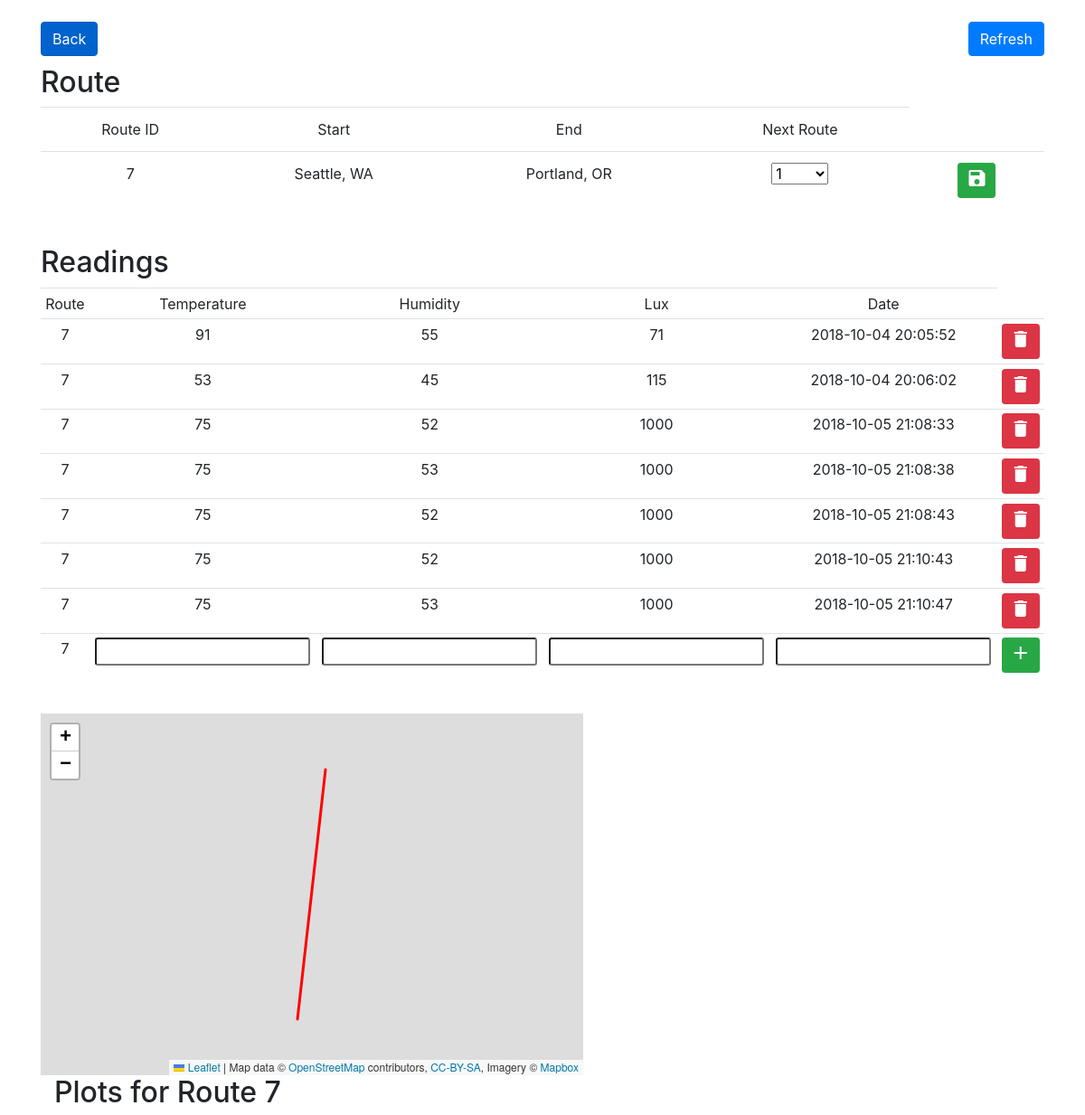
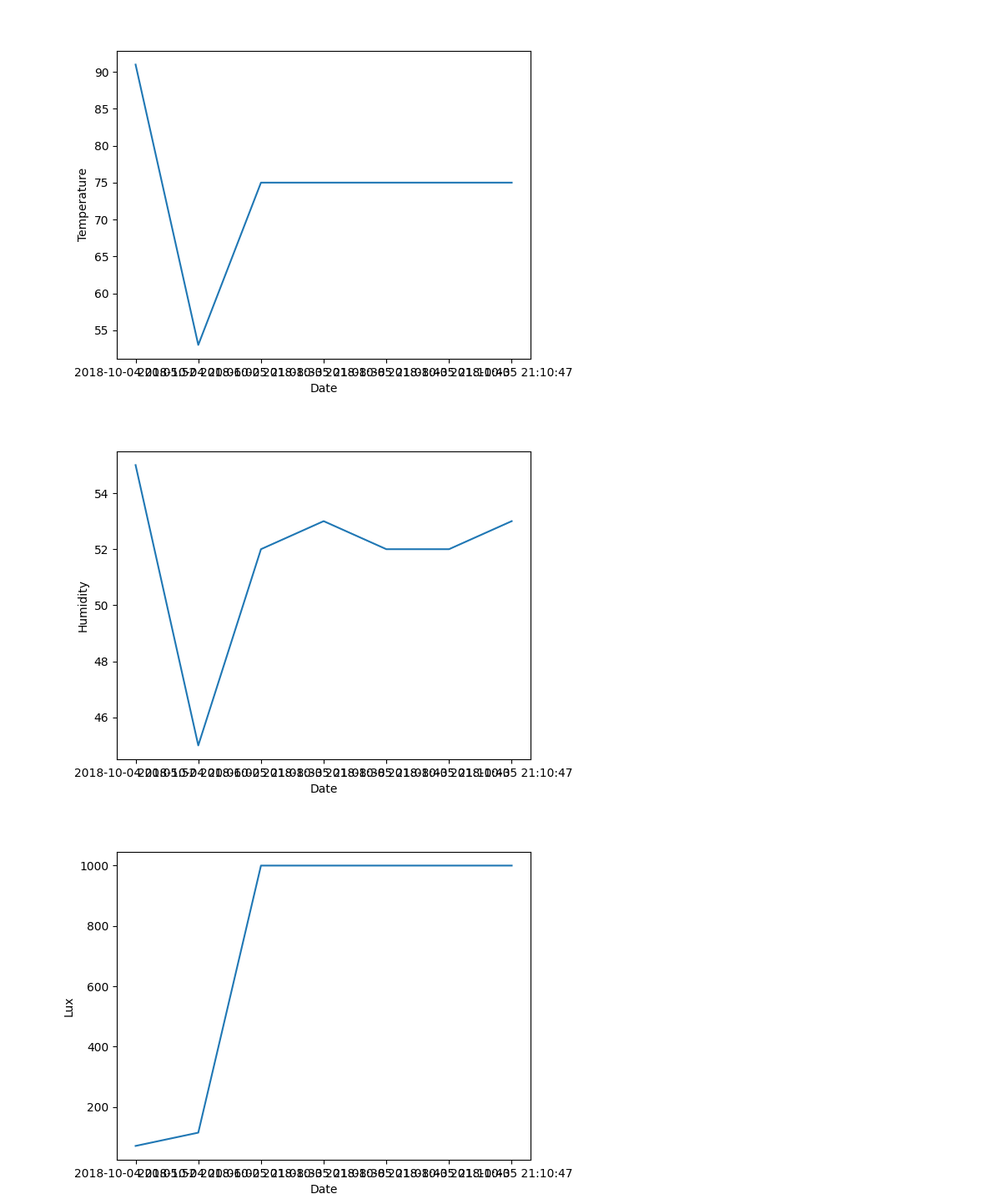
The app's page /plot/7 with its own data (2 pictures, top to bottom).
### tables this page shows
CREATE TABLE location( 		location_id INTEGER PRIMARY KEY, 		location_name text, lat REAL, lon REAL);

CREATE TABLE readings( 		route_id INTEGER, 		humidity INTEGER, 		temperature INTEGER, 		lux INTEGER, 		create_date TIMESTAMP DEFAULT CURRENT_TIMESTAMP);

### app.py (the view, shortened to what this page needs)
@app.route('/plot/<int:id>', methods=['GET', 'POST'])
def plot(id):
	db = get_db()
	db.row_factory = sqlite3.Row
	cur = db.cursor()
	cur.execute("SELECT *, rowid FROM readings WHERE route_id = (?) ORDER BY create_date ASC;", (id, ))
	readings = cur.fetchall()
	cur.execute("SELECT * FROM route WHERE route_id = (?);", (id, ))
	route = cur.fetchone()
	cur.execute("SELECT location_name, lat, lon FROM location WHERE location_id = (?)", (route['src_id'], ))
	source = cur.fetchone()
	cur.execute("SELECT location_name, lat, lon FROM location WHERE location_id = (?)", (route['dest_id'], ))
	dest = cur.fetchone()
	src_coord = []
	dest_coord = []
	if source['lat'] == None or source['lon'] == None:
		src_query = re.sub(' ', '+', source[0].lower()) + "+,usa"
		response = requests.get("https://nominatim.openstreetmap.org/?q={query}&format=json&limit=1".format(query=src_query)).json()
		src_coord = [response[0]['lat'], response[0]['lon']]
		cur.execute("UPDATE location SET lat = ?, lon = ? WHERE location_id = ?", (src_coord[0], src_coord[1], route['src_id']))
		db.commit()
	else:
		src_coord = [source['lat'], source['lon']]
	if dest['lat'] == None or dest['lon'] == None:
		dest_query = re.sub(' ', '+', dest[0].lower()) + "+,usa"
		response = requests.get("https://nominatim.openstreetmap.org/?q={query}&format=json&limit=1".format(query=dest_query)).json()
		dest_coord = [response[0]['lat'], response[0]['lon']]
		cur.execute("UPDATE location SET lat = ?, lon = ? WHERE location_id = ?", (dest_coord[0], dest_coord[1], route['dest_id']))
		db.commit()
	else:
		dest_coord = [dest['lat'], dest['lon']]
	bounds = [src_coord, dest_coord]
	cur.execute("SELECT route_id FROM route;")
	route_ids = cur.fetchall()
	cur.close()
	plot_urls = [plot_reading(id, 'temperature'), plot_reading(id, 'humidity'), plot_reading(id, 'lux')]
	return render_template('plot.html', plot_urls=plot_urls, id=id, readings = readings, bounds = bounds, route=route, src=source['location_name'], dest=dest['location_name'], route_ids=route_ids)

### app.py (called while the page is built)
def get_db():
    db = getattr(g, '_database', None)
    if db is None:
        db = g._database = sqlite3.connect(DATABASE)
    return db

@app.teardown_appcontext
def close_connection(exception):
    db = getattr(g, '_database', None)
    if db is not None:
        db.close()

def plot_reading(route_id, datatype):
	db = get_db()
	cur = db.cursor()
	cur.execute("SELECT {dt} , create_date FROM readings WHERE route_id = (?) ORDER BY create_date ASC;".format(dt=datatype), (route_id, ))
	readings = cur.fetchall()
	x = []
	y = []
	for reading in readings:
		x += [reading[1]]
		y += [reading[0]]
	plt.plot(x, y)
	plt.xlabel("Date")
	plt.ylabel(datatype.capitalize())
	fig = plt.gcf()
	img = io.BytesIO()
	fig.canvas.print_png(img)
	img.seek(0)
	plt.close()
	plot_url = base64.b64encode(img.getvalue()).decode('ascii')
	img.close()
	return plot_url

### templates/plot.html (shortened to what this page needs)
{% extends 'layout.html' %}
{% block body %}
<div>
<a href="../../" class="btn btn-primary active" style="float:left">
        Back
</a>
<form method="POST" action="">
<button class="btn btn-primary" name="refresh_route" type="submit" value="refresh_route" style="float:right">
        Refresh
</button>
</div>
<div class="text-center">
   <h2 class="text-left">Route</h2>
   <table class="table table-hover">
         <thead>
            <td>Route ID</td>
            <td>Start</td>
            <td>End</td>
            <td>Next Route</td>
         </thead>
            <tr>
               <td>{{id}}</td>
               <td>{{src}}</td>
               <td>{{dest}}</td>
               <td>
                  <form method="POST" action="">
                  <select name="route_select" class="selectpicker form-contro-sm">
                     {% for route_id in route_ids %}
                     {% if route_id["route_id"] == route["next_route"] %}
                        <option selected="selected">{{route_id["route_id"]}}</option>
                     {% else %}
                        <option>{{route_id["route_id"]}}</option>
                     {% endif %}
                     {% endfor %}
                  </select>
               </td>
               <td><button class="btn btn-success btn-sm" name="update_route" type="submit" value="update_route"><i class="material-icons">save</i></button></td>
            </tr>
      </table>
</div>
<form method="POST" action="">
<div class="text-center">
   <h2 class="text-left">Readings</h2>
	<table class="table table-hover table-sm">
         <thead>
         	<td>Route</td>
         	<td>Temperature</td>
            <td>Humidity</td>
            <td>Lux</td>
            <td>Date</td>
         </thead>
         {% for reading in readings %}
            <tr>
               <td>{{reading["route_id"]}}</td>
               <td>{{reading["temperature"]}}</td>
               <td>{{reading["humidity"]}}</td>
               <td>{{reading["lux"]}}</td>
               <td> {{reading["create_date"]}}</td>
               <td><button class="btn btn-danger btn-sm" name="delete_reading" type="submit" value={{reading["rowid"]}}><i class="material-icons">delete</i></button>
            </tr>
         {% endfor %}
         <tr>
            <td>{{id}}</td>
            <td><input type="number" name="temperature" class="form-control-sm" value={{request.form.temperature}}></td>
            <td><input type="number" name="humidity" class="form-control-sm" value={{request.form.humidity}}></td>
            <td><input type="number" name="lux" class="form-control-sm" value={{request.form.lux}}></td>
            <td><input type="text" name="create_date" class="form-control-sm" value={{request.form.create_date}}></td>
            <td><button class="btn btn-success btn-sm" name="submit_reading" type="submit" value="Add Reading"><i class="material-icons">add</i></button>
         </tr>
      </table>
</div>
</form>
<div id="mapid" style="width: 600px; height: 400px;"></div>
<div class="container">
   <h2>Plots for Route {{ id }}</h2>
   {% for plot in plot_urls %}
       <img/>
   {% endfor %}
</div>
{% endblock %}

### records on screen
location: location_name "Seattle, WA"
location: location_name "Portland, OR"
readings: route_id "7", temperature "91", humidity "55", lux "71", create_date "2018-10-04 20:05:52", {{ reading["rowid"] }} 21 (drawn)
readings: route_id "7", temperature "53", humidity "45", lux "115", create_date "2018-10-04 20:06:02", {{ reading["rowid"] }} 22 (drawn)
readings: route_id "7", temperature "75", humidity "52", lux "1000", create_date "2018-10-05 21:08:33", {{ reading["rowid"] }} 50 (drawn)
readings: route_id "7", temperature "75", humidity "53", lux "1000", create_date "2018-10-05 21:08:38", {{ reading["rowid"] }} 51 (drawn)
readings: route_id "7", temperature "75", humidity "52", lux "1000", create_date "2018-10-05 21:08:43"
readings: route_id "7", temperature "75", humidity "52", lux "1000", create_date "2018-10-05 21:10:43", {{ reading["rowid"] }} 53 (drawn)
readings: route_id "7", temperature "75", humidity "53", lux "1000", create_date "2018-10-05 21:10:47", {{ reading["rowid"] }} 54 (drawn)

### other values on screen
{{ id }} "7"
form field route_select "1"
